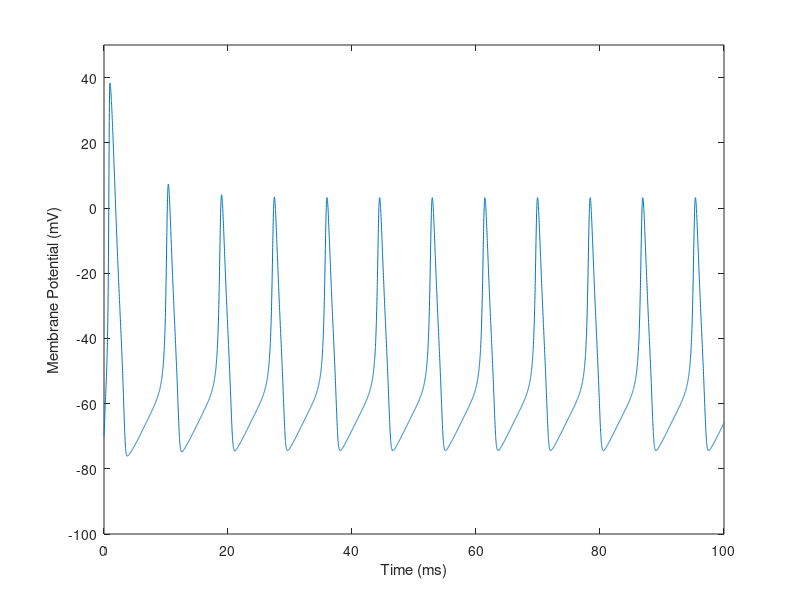
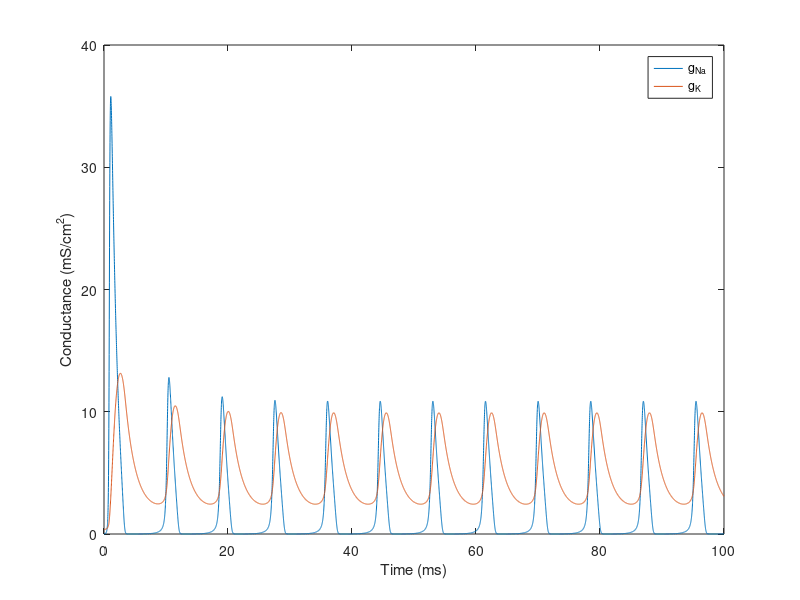

MATLAB code for these plots, in order:


%first, initialize time step
dt = .01;
t = 0:dt:100;
ts = 5/dt;

%No stimulus
I = 50;

%set up constants--------------------------------------------------
%These are the maximum conductances for each ion in (mS/cm^2)
gbK = 36;
gbNa = 120;
gbL = 0.3;

%Membrane capacitence is standard (microF/cm^2)
Cm = 1;

%these are the Nernst Potentials in mV
EK = -12;
ENa = 115;
EL = 10.6;

%this is the resting potential in mV
Vrest = -70;

%Initialize displacements
Vm = Vrest; % Vm is potential inside minus potential putside
V = abs(Vm)-abs(Vrest); % difference from Vm and resting value
VK = EK-abs(Vrest);
VNa = ENa-abs(Vrest);
VL = EL-abs(Vrest);

%initialize gating variables (rate constants)
alphaM = .1 * ((25 - V) / (exp((25 - V) / 10) - 1));
betaM = 4*exp(-V/18);
alphaN = .01 * ((10 - V) / (exp((10-V) / 10) - 1));
betaN = .125*exp(-V/80);
alphaH = .07*exp(-V/20);
betaH = 1 / (exp((30 - V) / 10) + 1);


%initialize particle probability 
n = alphaN / (alphaN + betaN);
m = alphaM / (alphaM + betaM);
h = alphaH / (alphaH + betaH);

%initialize conductance
gK = [n^4 * gbK];
gNa = [m^3 * gbNa * h];

%Run a for loop to caluclate Vm at each time step
for i = 1:length(t)-1
    
    % calculate gating variables
    alphaM = .1 * ((25 - V(i)) / (exp((25 - V(i)) / 10) - 1));
    betaM = 4*exp(-V(i)/18);
    alphaN = .01 * ((10 - V(i)) / (exp((10-V(i)) / 10) - 1));
    betaN = .125*exp(-V(i)/80);
    alphaH = .07*exp(-V(i)/20);
    betaH = 1 / (exp((30 - V(i)) / 10) + 1);

    
    dn = alphaN * (1-n) - betaN*n;
    dm = alphaM * (1-m) - betaM*m;
    dh = alphaH * (1-h) - betaH*h;

    %Calculate probabilities
    n = n + dn*dt;
    m = m + dm*dt;
    h = h + dh*dt;
    
    %Determine if stimulation is on.
%     if i <= (ts+150) && i >= 150
%         I = 50;
%     else
%         I = 0;
%     end

    
    % calculate conductances
    gNa(i+1) = m^3*gbNa*h;
    gK(i+1) = n^4*gbK;
    
    % calculate currents
    INa = gNa(i+1)*(Vm(i)-VNa);
    IK = gK(i+1)*(Vm(i)-VK);
    IL = gbL*(Vm(i)-VL);
    
    
    %calculation total current
    Iion = (I-IK-INa-IL);
    
    % calculate membrane potential
    dm = Iion/Cm;
    V(i+1) = V(i)+dm*dt;
    Vm(i+1) = Vrest+V(i+1);
end

% plot Vm
figure(1)
plot(t,Vm)
xlabel('Time (ms)')
ylabel('Membrane Potential (mV)')
axis([0 100 -100 50]);

% plot conductances
figure(2)
plot(t,gNa,t,gK)
legend('g_{Na}','g_K')
xlabel('Time (ms)')
ylabel('Conductance (mS/cm^2)')
